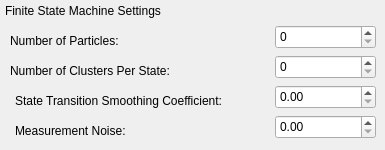
         <widget class="QWidget" name="page_65">
          <widget class="QLabel" name="label_175">
           <property name="geometry">
            <rect>
             <x>5</x>
             <y>0</y>
             <width>281</width>
             <height>21</height>
            </rect>
           </property>
           <property name="text">
            <string>Finite State Machine Settings</string>
           </property>
          </widget>
          <widget class="QLabel" name="label_176">
           <property name="geometry">
            <rect>
             <x>10</x>
             <y>30</y>
             <width>131</width>
             <height>21</height>
            </rect>
           </property>
           <property name="text">
            <string>Number of Particles:</string>
           </property>
          </widget>
          <widget class="QDoubleSpinBox" name="pipelineTool_fsm_stateTransitionSmoothingCoeff">
           <property name="geometry">
            <rect>
             <x>275</x>
             <y>85</y>
             <width>101</width>
             <height>24</height>
            </rect>
           </property>
          </widget>
          <widget class="QLabel" name="label_177">
           <property name="geometry">
            <rect>
             <x>15</x>
             <y>90</y>
             <width>261</width>
             <height>21</height>
            </rect>
           </property>
           <property name="text">
            <string>State Transition Smoothing Coefficient:</string>
           </property>
          </widget>
          <widget class="QSpinBox" name="pipelineTool_fsm_numClustersPerState">
           <property name="geometry">
            <rect>
             <x>275</x>
             <y>55</y>
             <width>101</width>
             <height>24</height>
            </rect>
           </property>
          </widget>
          <widget class="QSpinBox" name="pipelineTool_fsm_numParticles">
           <property name="geometry">
            <rect>
             <x>275</x>
             <y>25</y>
             <width>101</width>
             <height>24</height>
            </rect>
           </property>
          </widget>
          <widget class="QLabel" name="label_178">
           <property name="geometry">
            <rect>
             <x>10</x>
             <y>60</y>
             <width>191</width>
             <height>21</height>
            </rect>
           </property>
           <property name="text">
            <string>Number of Clusters Per State:</string>
           </property>
          </widget>
          <widget class="QLabel" name="label_179">
           <property name="geometry">
            <rect>
             <x>15</x>
             <y>120</y>
             <width>261</width>
             <height>21</height>
            </rect>
           </property>
           <property name="text">
            <string>Measurement Noise:</string>
           </property>
          </widget>
          <widget class="QDoubleSpinBox" name="pipelineTool_fsm_measurementNoise">
           <property name="geometry">
            <rect>
             <x>275</x>
             <y>115</y>
             <width>101</width>
             <height>24</height>
            </rect>
           </property>
          </widget>
         </widget>
